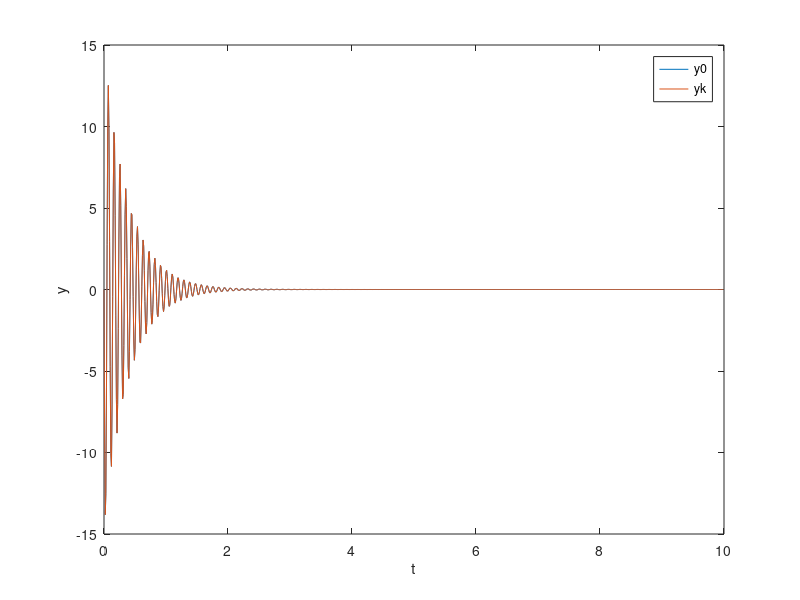
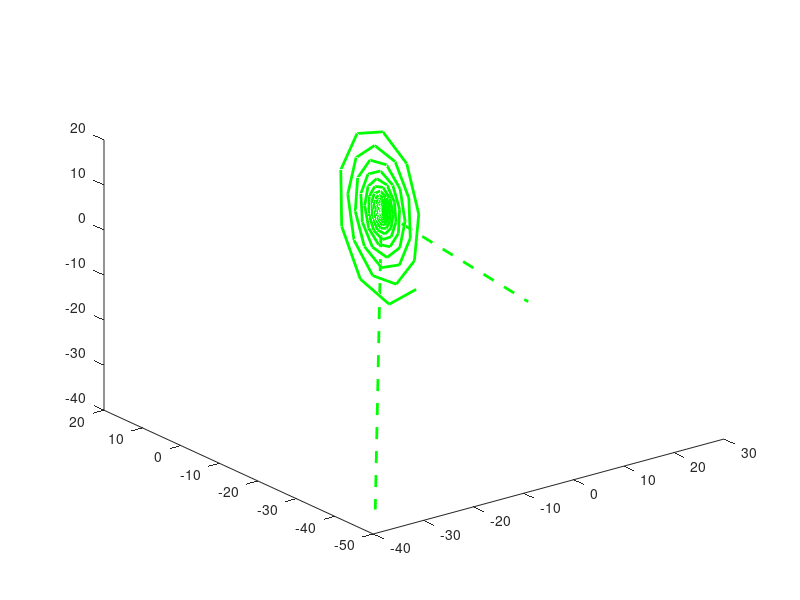
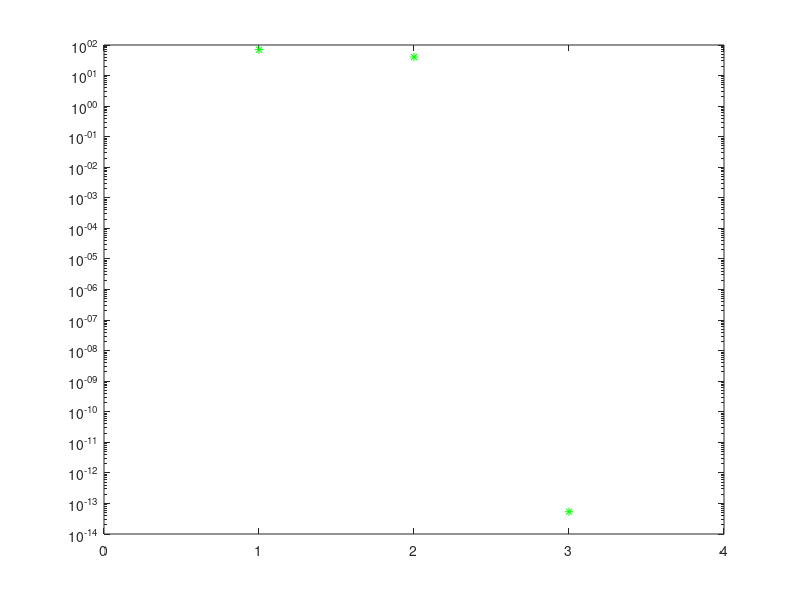

Reproduce these figures in MATLAB, in order. (Note: this script raises an error after producing the figures.)
clear all
clc

%% A. create system & data
Nt=1000;                                % No. Samples of simulation
dt=0.01;                                % Sample time
t=(0:Nt-1).'*dt;                        % Time vector
plotcol='g';                            % Plot color

% M=0.5;B=1;K=150;                      % System parameters
M=0.1;B=0.5;K=450;
sys0=c2d(ss(tf(1,[M B K])),dt);         % discrete system representation
A0=sys0.a;B0=sys0.b;C0=sys0.c;D0=sys0.d;

uk=zeros(Nt,1);                         % zero input
x0=[1 0]';                              % initial condition
y0=lsim(sys0,zeros(size(t)),t,x0);      % clean output
yk=y0;%+1e-2*randn(size(y0));           % output noise added

l=size(yk,2);                           % number of outputs
r=size(uk,2);                           % number of inputs

figure(1)
set(gcf,'name','Output time domain')
plot(t,y0,t,yk), hold on;
xlabel('t')
ylabel('y')
legend('y0','yk')

%% B. Data matrices
s=3;ii=0;N=200;                                     % Hankel matrix starting at yk(ii) size s x N
YsN=hankel(yk(ii+1:ii+1+s-1),yk(ii+s:ii+N+s-1));    % Output Hankel matrix
UsN=hankel(uk(ii+1:ii+1+s-1),uk(ii+s:ii+N+s-1));    % Input Hankel matrix

figure(2)
set(gcf,'name','Data Space')
plot3(YsN(1,:),YsN(2,:),YsN(3,:),plotcol,'linewidth',2), hold on

%% C. Column space Os + SVD
[U,S,V]=svd(YsN,'econ');           % Singular value decomposition
 
Us=U*S;

figure(2)
for jj=1:s
    line([0 Us(1,jj)],[0 Us(2,jj)],[0 Us(3,jj)],'color',plotcol,'linestyle','--','linewidth',2)
end
 
figure(3)
semilogy(S,plotcol,'marker','*'), hold on
xlim([0 s+1])

%% D. Retrieve system from SVD
n=[];                               % System order
Un=U(:,1:n);                        % Reduced output singular vectors
Vn=V(:,1:n);                        % Reduced input singular vectors
Sn=S(1:n,1:n);                      % Reduced singular value matrix
SnVtn=Sn*Vn';

Aid=Un(1:(s-1)*l,:)\Un(l+1:s*l,:);
Bid=SnVtn(:,1:r);
Cid=Un(1:l,:);
Did=yk(1);
sysid=ss(Aid,Bid,Cid,Did,dt);       % Identified system out of SVD


%% E. plot end result
yi=lsim(sysid,zeros(size(t)),t,x0);

figure(1)
plot(t,yi,'r--')
legend('y0','yk','yi')
